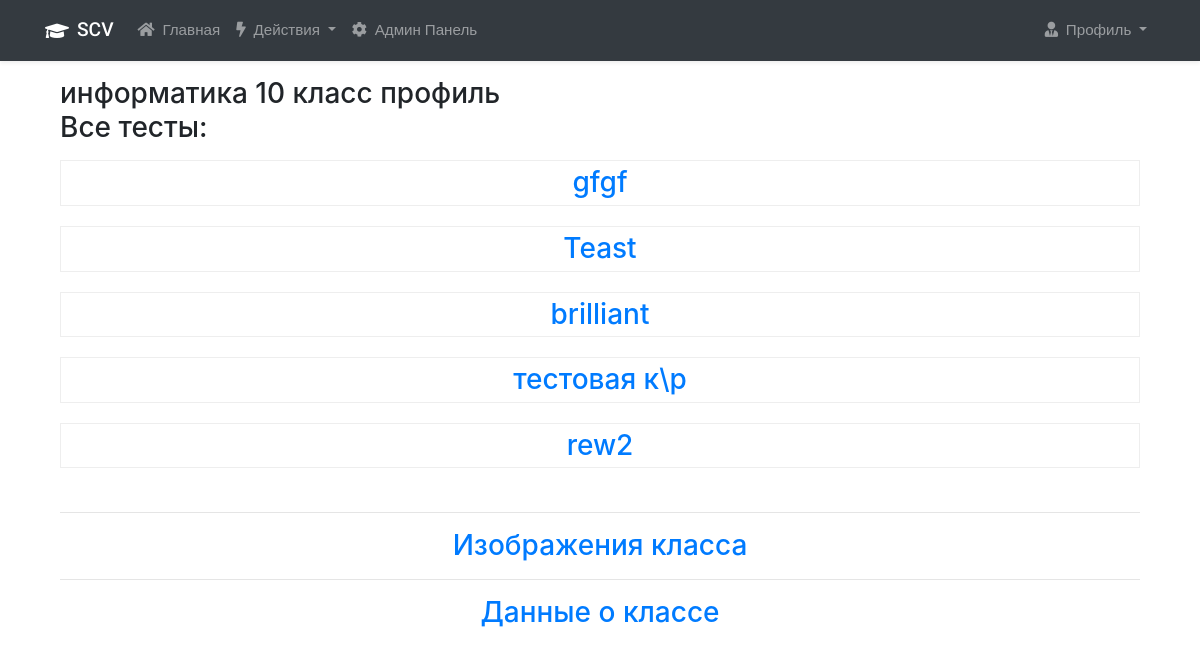
Screenshot of /teachers/show_tests/12 (signed in) with the database file from the repository.
### user_app/models.py (models this page shows, shortened)
class Test(models.Model):
    title = models.CharField(max_length=255, verbose_name="Название теста")
    group = models.ForeignKey(Group, on_delete=models.CASCADE, verbose_name="Группа")
    task_numbers = models.CharField(max_length=255, verbose_name="ID заданий")
    is_complete = models.BooleanField(default=False, verbose_name="Завершён ли тест")
    count_right_answers = models.IntegerField(blank=True, null=True, verbose_name="Количество верных ответов")
    number_of_attempts = models.IntegerField(blank=True, default=1, verbose_name="Количество попыток")
    generate_random_order_tasks = models.BooleanField(default=False, verbose_name="Генерировать вопросы в перемешку")
    is_show_answers = models.BooleanField(default=False, verbose_name="Показывать ответы")
    class Meta:
        verbose_name = 'Тест'
        verbose_name_plural = 'Тесты'

### teacher_app/models.py (models this page shows, shortened)
class TestNewFormat(models.Model):
    title = models.CharField(max_length=255, verbose_name="Название теста", unique=True)
    group = models.ForeignKey(Group, on_delete=models.CASCADE, verbose_name="Группа")
    file_with_tasks = models.FileField(upload_to='files_with_tasks', max_length=254, verbose_name="Файл с заданиями")
    number_of_inputs = models.IntegerField(verbose_name="Кол-во полей ввода в тесте")
    file_with_answers = models.FileField(upload_to='files_with_answers', max_length=254, verbose_name="Файл с ответами")
    number_of_attempts = models.IntegerField(blank=True, default=1, verbose_name="Количество попыток")
    count_right_answers = models.IntegerField(blank=True, null=True, verbose_name="Количество верных ответов")
    is_complete = models.BooleanField(default=False, verbose_name="Завершён ли тест")
    input_with_number_task = models.CharField(max_length=255, null=True, blank=True)    # порядок именования инпутов (соотношение их с номерами заданий)
    is_show_answers = models.BooleanField(default=False, verbose_name="Показывать ответы")
    class Meta:
        verbose_name = 'Тест нового образца'
        verbose_name_plural = 'Тесты нового образца'

### teacher_app/views.py (the view)
# urls.py: path('show_tests/<int:class_id>', views.show_tests, name='show-tests'),
@login_required()
def show_tests(request: HttpRequest, class_id: int):
    tests = []
    [tests.append(test.title) for test in Test.objects.filter(group_id=class_id)]
    [tests.append(test.title) for test in TestNewFormat.objects.filter(group_id=class_id)]
    first_user = get_users_in_group(class_id)[0]
    user_group = get_user_groups(first_user)[0]
    class_name = Group.objects.get(pk=user_group)
    context = {
        'title': 'Тесты',
        'tests': [t.replace("/", "\\") for t in tests],
        'class_id': class_id,
        'class_name': class_name,
        'active_block': 'Мои классы',
    }
    return render(request, 'teacher_app/show_tests.html', context=context)

### teacher_app/views.py (called while the page is built)
def get_users_in_group(group_id):
    try:
        group = Group.objects.get(id=group_id)
        users = group.user_set.all()
        return users
    except ObjectDoesNotExist:
        return None

### utils/utils.py (called while the page is built)
def get_user_groups(user):
    return [group.id for group in user.groups.all()]

### teacher_app/templates/teacher_app/show_tests.html
{% extends 'base-special.html' %}
{% block main %}
<div class="h3">{{ class_name }}<div>
<div class="h3 mb-3">Все тесты:</div>
{% if tests %}
<div style="text-align: center;">
    <ul style="display: inline-block; padding: 0; margin: 0;">
    {% for test in tests %}
        <table class="table">
            <thead>
                <tr>
                    <td class="text-center">
                        <a href="{% url 'show-result-detail' class_id test %}">{{ test }}</a>
                    </td>
                </tr>
            </thead>
        </table>
    {% endfor %}
    </ul>
    {% else %}
    <h2>Пока нет тестов</h2>
    {% endif %}
    <div class="text-center">
        <hr>
        <a href="{% url 'show-user-images' class_id %}">Изображения класса</a>
    </div>
    <div class="text-center">
        <hr>
        <a href="{% url 'show-data-users' class_id %}">Данные о классе</a>
    </div>
</div>
{% endblock %}

### teacher_app/static/teacher_app/css/main.css (style rules this page uses)
.table { border: 1px solid #eee; table-layout: fixed; width: 100%; margin-bottom: 20px; }
.table td { padding: 5px 10px; border: 1px solid #eee; text-align: left; }

### teacher_app/static/teacher_app/css/tables.css (style rules this page uses)
.table { width: 100%; border: none; margin-bottom: 20px; }

### rows the page displays
Test: tests "gfgf"
Test: tests "Teast"
TestNewFormat: tests "brilliant"
TestNewFormat: tests "rew2"

### other values shown
{{ class_name }} "информатика 10 класс профиль"
{{ test }} "тестовая к\\р"
